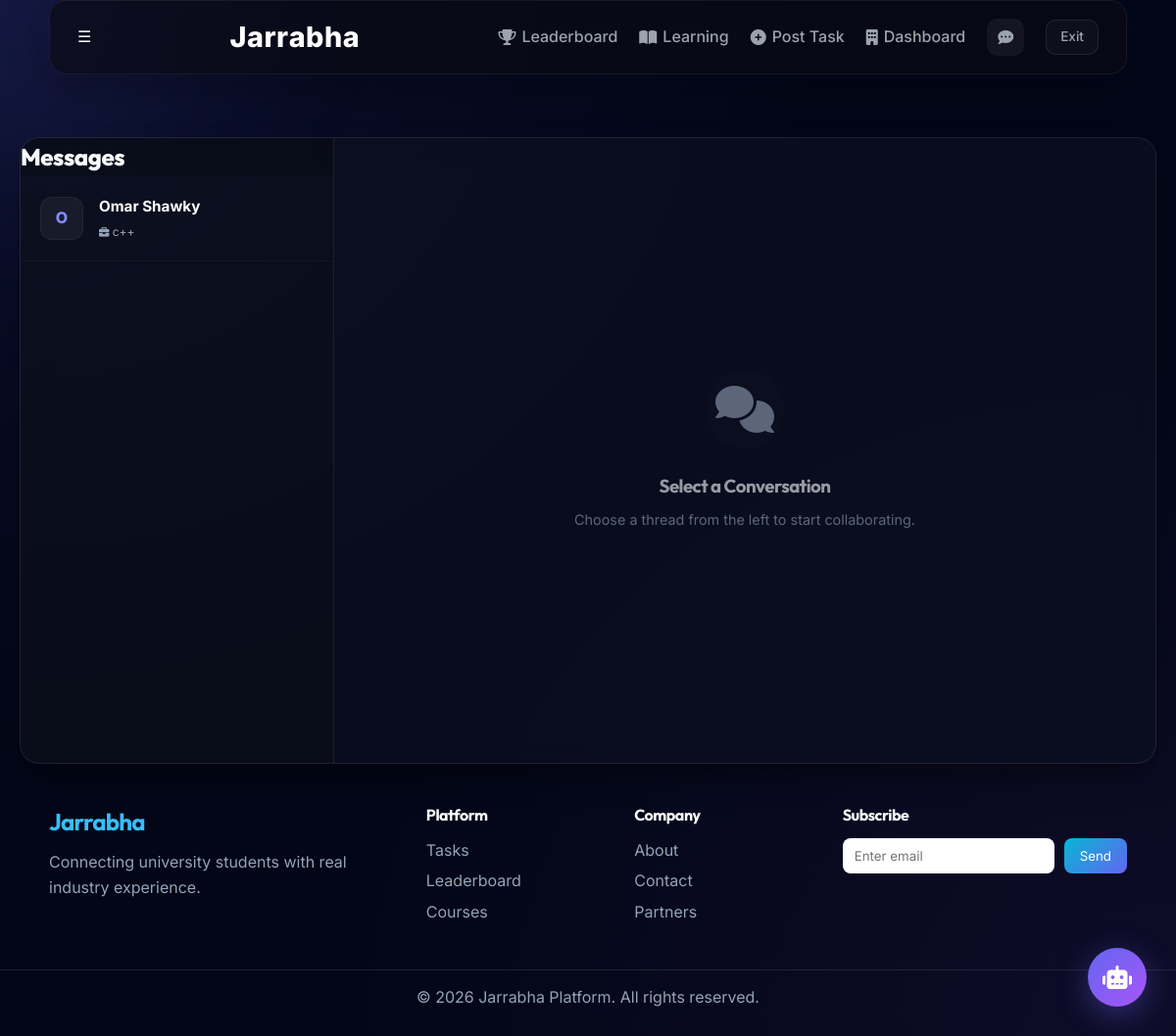
The page /chat/inbox (signed in) on the database its author committed.
### app/models.py (models this page shows)
class Profile(db.Model):
    id = db.Column(db.Integer, primary_key=True)
    user_id = db.Column(db.Integer, db.ForeignKey('user.id'), nullable=False)
    full_name = db.Column(db.String(150), nullable=True) # Used broadly or distinctively
    bio = db.Column(db.Text, nullable=True)
    skills = db.Column(db.String(500), nullable=True) # comma separated
    avatar = db.Column(db.String(250), nullable=True, default='default.png')
    rating = db.Column(db.Float, default=0.0)
    rating_count = db.Column(db.Integer, default=0)
    rank = db.Column(db.String(50), default='Beginner') # Beginner, Intermediate, Expert
    first_name = db.Column(db.String(150), nullable=True)
    last_name = db.Column(db.String(150), nullable=True)
    university = db.Column(db.String(250), nullable=True)
    field_of_study = db.Column(db.String(250), nullable=True)
    company_name = db.Column(db.String(250), nullable=True)
    country = db.Column(db.String(150), nullable=True)
    website = db.Column(db.String(250), nullable=True)

class Task(db.Model):
    id = db.Column(db.Integer, primary_key=True)
    company_id = db.Column(db.Integer, db.ForeignKey('user.id'), nullable=False)
    title = db.Column(db.String(200), nullable=False)
    description = db.Column(db.Text, nullable=False)
    difficulty = db.Column(db.String(50), nullable=False) # Easy, Medium, Hard
    status = db.Column(db.String(50), default='Open') # Open, In Progress, Completed, Closed
    created_at = db.Column(db.DateTime, default=datetime.utcnow)
    submissions = db.relationship('Submission', backref='task', lazy=True)
    messages = db.relationship('Message', backref='task', lazy=True)
    comments = db.relationship('Comment', backref='task', lazy=True)
    likes = db.relationship('Like', backref='task', lazy=True)

### app/routes/chat.py (the view)
@chat_bp.route('/inbox', methods=['GET'])
@login_required
def inbox():
    from app.models import User, Submission
    active_task_id = request.args.get('task_id', type=int)
    student_id = request.args.get('student_id', type=int)
    threads = []
    if current_user.role == 'student':
        involved_msgs = Message.query.filter(
            (Message.sender_id == current_user.id) | (Message.receiver_id == current_user.id)
        ).all()
        task_ids = set([m.task_id for m in involved_msgs])
        if active_task_id:
            task_ids.add(active_task_id)
        tasks = Task.query.filter(Task.id.in_(task_ids)).all() if task_ids else []
        for t in tasks:
            threads.append({
                'task': t,
                'target_user': User.query.get(t.company_id),
                'url': url_for('chat.inbox', task_id=t.id)
            })
    elif current_user.role == 'company':
        msgs = Message.query.filter(
            (Message.sender_id == current_user.id) | (Message.receiver_id == current_user.id)
        ).all()
        pairs = set()
        for m in msgs:
            s_id = m.receiver_id if m.sender_id == current_user.id else m.sender_id
            pairs.add((m.task_id, s_id))
        for t_id, s_id in pairs:
            t = Task.query.get(t_id)
            s = User.query.get(s_id)
            if t and s:
                threads.append({
                    'task': t,
                    'target_user': s,
                    'url': url_for('chat.inbox', task_id=t.id, student_id=s.id)
                })
    active_task = None
    target_user = None
    if active_task_id:
        active_task = Task.query.get(active_task_id)
        if current_user.role == 'student':
            target_user = User.query.get(active_task.company_id)
        elif current_user.role == 'company' and student_id:
            target_user = User.query.get(student_id)
    return render_template('chat/inbox.html', threads=threads, active_task=active_task, target_user=target_user)

### app/templates/chat/inbox.html (shortened to what this page needs)
{% extends "base.html" %}
{% block content %}
<div class="animate-fade-in-up">
    <div class="inbox-card glass-panel p-0" style="overflow: hidden; height: 80vh; min-height: 600px; display: grid; grid-template-columns: 320px 1fr; border: 1px solid var(--glass-border);">
        <div class="inbox-sidebar" style="background: rgba(10, 10, 15, 0.4); border-right: 1px solid var(--glass-border); display: flex; flex-direction: column;">
            <div class="p-4 border-bottom" style="border-color: var(--glass-border); background: rgba(0,0,0,0.2);">
                <h2 class="h5 mb-0" style="font-weight: 800; letter-spacing: -0.02em;">Messages</h2>
            </div>
            <div class="thread-list" style="flex: 1; overflow-y: auto;">
                {% if threads %}
                    {% for thread in threads %}
                    <a href="{{ thread.url }}" class="thread-item {% if active_task and active_task.id == thread.task.id %}active{% endif %}" style="display: block; padding: 1.25rem; text-decoration: none; transition: var(--transition-fast); border-bottom: 1px solid rgba(255,255,255,0.03);">
                        <div class="d-flex align-center gap-3">
                            <div style="width: 44px; height: 44px; background: rgba(255,255,255,0.05); border-radius: 12px; display: flex; align-items: center; justify-content: center; font-weight: 800; color: var(--primary-light); flex-shrink: 0; border: 1px solid rgba(255,255,255,0.05);">
                                {{ (thread.target_user.profile.full_name or thread.target_user.username)[0].upper() if thread.target_user else '?' }}
                            </div>
                            <div style="flex: 1; overflow: hidden;">
                                <div class="thread-name" style="font-weight: 700; color: white; font-size: 0.95rem; margin-bottom: 0.2rem; white-space: nowrap; overflow: hidden; text-overflow: ellipsis;">
                                    {{ thread.target_user.profile.full_name if thread.target_user and thread.target_user.profile else thread.target_user.username if thread.target_user else 'Unknown' }}
                                </div>
                                <div class="thread-task" style="font-size: 0.75rem; color: var(--text-muted); white-space: nowrap; overflow: hidden; text-overflow: ellipsis;">
                                    <i class="fas fa-briefcase me-1" style="font-size: 0.65rem;"></i> {{ thread.task.title }}
                                </div>
                            </div>
                        </div>
                    </a>
                    {% endfor %}
                {% else %}
                    <div class="text-center py-5 px-4">
                        <i class="fas fa-comment-dots mb-3" style="font-size: 2.5rem; color: var(--text-subtle);"></i>
                        <p class="text-muted" style="font-size: 0.85rem;">No active conversations yet.</p>
                    </div>
                {% endif %}
            </div>
        </div>
        <div class="chat-area" style="display: flex; flex-direction: column; background: rgba(5, 5, 10, 0.2);">
            {% if active_task and target_user %}
                <div class="chat-header p-4 border-bottom d-flex justify-between align-center" style="border-color: var(--glass-border); background: rgba(0,0,0,0.1);">
                    <div class="d-flex align-center gap-3">
                        <div style="width: 40px; height: 40px; background: linear-gradient(135deg, var(--primary), var(--secondary)); border-radius: 10px; display: flex; align-items: center; justify-content: center; font-weight: 800; color: white; font-size: 0.9rem;">
                             {{ (target_user.profile.full_name or target_user.username)[0].upper() if target_user else '?' }}
                        </div>
                        <div>
                            <div style="font-weight: 700; font-size: 1rem;">{{ target_user.profile.full_name if target_user.profile else target_user.username }}</div>
                            <div style="font-size: 0.75rem; color: var(--text-muted);">
                                Discussing: <span style="color: var(--primary-light);">{{ active_task.title }}</span>
                            </div>
                        </div>
                    </div>
                    <div class="d-flex gap-2">
                        {% if current_user.role == 'student' %}
                            <a href="{{ url_for('student.task_workspace', task_id=active_task.id) }}" class="btn btn-outline btn-sm" style="font-size: 0.75rem; padding: 0.4rem 0.8rem;">
                                <i class="fas fa-external-link-alt me-1"></i> Workspace
                            </a>
                        {% endif %}
                    </div>
                </div>
                <div id="chatContainer" style="flex: 1; overflow-y: auto; padding: 2rem; display: flex; flex-direction: column; gap: 1.5rem;">
                    <div class="text-center py-5">
                        <i class="fas fa-circle-notch fa-spin text-primary" style="font-size: 2rem;"></i>
                    </div>
                </div>
                <div class="chat-input-area p-4 border-top" style="border-color: var(--glass-border); background: rgba(0,0,0,0.15);">
                    <div id="filePreview" style="display: none; margin-bottom: 1rem; padding: 0.75rem 1rem; background: rgba(255,255,255,0.05); border-radius: 12px; align-items: center; gap: 0.75rem; border: 1px solid var(--glass-border);">
                        <div style="width: 32px; height: 32px; background: rgba(99, 102, 241, 0.2); border-radius: 8px; display: flex; align-items: center; justify-content: center; color: var(--primary);">
                            <i class="fas fa-file-alt"></i>
                        </div>
                        <span id="fileName" style="flex: 1; font-size: 0.85rem; font-weight: 600;"></span>
                        <button type="button" onclick="clearFile()" style="background: none; border: none; color: var(--error); cursor: pointer; padding: 0.5rem;"><i class="fas fa-times"></i></button>
                    </div>
                    <form id="chatForm" onsubmit="sendMessage(event)" class="d-flex gap-3 align-center">
                        <label for="realFileInput" class="btn btn-outline" style="width: 46px; height: 46px; padding: 0; display: flex; align-items: center; justify-content: center; border-radius: 12px; cursor: pointer; flex-shrink: 0;">
                            <i class="fas fa-paperclip" style="font-size: 1.1rem;"></i>
                        </label>
                        <input type="file" id="realFileInput" style="display:none;" onchange="showFilePreview()">
                        <div style="flex: 1; position: relative;">
                            <input type="text" id="messageInput" class="form-control" placeholder="Write your message..." style="height: 46px; border-radius: 12px; padding-left: 1.25rem; padding-right: 1.25rem; background: rgba(255,255,255,0.05); border: 1px solid var(--glass-border); color: white;" autocomplete="off">
                        </div>
                        <button type="submit" class="btn btn-primary" style="width: 46px; height: 46px; padding: 0; display: flex; align-items: center; justify-content: center; border-radius: 12px; flex-shrink: 0;">
                            <i class="fas fa-paper-plane" style="font-size: 1.1rem;"></i>
                        </button>
                    </form>
                </div>
                <script>
                    window.chatTaskId = {{ active_task.id }};
                    window.chatStudentId = {{ target_user.id if current_user.role == 'company' else 'null' }};
                    window.currentUserId = {{ current_user.id }};
                </script>
            {% else %}
                <div class="empty-chat-state" style="flex: 1; display: flex; flex-direction: column; align-items: center; justify-content: center; color: var(--text-muted); opacity: 0.6;">
                    <div style="width: 80px; height: 80px; background: rgba(255,255,255,0.02); border-radius: 50%; display: flex; align-items: center; justify-content: center; margin-bottom: 1.5rem;">
                        <i class="fas fa-comments" style="font-size: 3rem;"></i>
                    </div>
                    <h3 class="h5 mb-2">Select a Conversation</h3>
                    <p style="font-size: 0.9rem;">Choose a thread from the left to start collaborating.</p>
                </div>
            {% endif %}
        </div>
    </div>
</div>
{% endblock %}

### app/static/css/style.css (style rules this page uses)
:root { --bg-dark: #020617; --bg-surface: #0a0f1e; --primary: #6366f1; --primary-light: #818cf8; --primary-glow: rgba(99, 102, 241, 0.4); --secondary: #a855f7; --secondary-glow: rgba(168, 85, 247, 0.4); --accent: #10b981; --warning: #f59e0b; --error: #ef4444; --text-main: #f8fafc; --text-muted: #94a3b8; --text-subtle: #475569; --glass-bg: rgba(15, 23, 42, 0.6); --glass-border: rgba(255, 255, 255, 0.08); --glass-shadow: 0 16px 32px -8px rgba(0, 0, 0, 0.5); --glass-blur: blur(16px); --space-xs: 0.5rem; --space-sm: 1rem; --space-md: 1.5rem; --space-lg: 3rem; --space-xl: 6rem; --radius-sm: 10px; --radius-md: 20px; --radius-lg: 32px; --radius-pill: 9999px; --transition-fast: 0.2s cubic-bezier(0.4, 0, 0.2, 1); --transition-smooth: 0.6s cubic-bezier(0.16, 1, 0.3, 1); }
* { margin: 0; padding: 0; box-sizing: border-box; font-family: 'Inter', system-ui, -apple-system, sans-serif; }
body { background: var(--bg-dark); color: var(--text-main); min-height: 100vh; overflow-x: hidden; line-height: 1.6; padding-top: 100px; background-image: radial-gradient(at 0% 0%, rgba(99, 102, 241, 0.1) 0px, transparent 50%), radial-gradient(at 100% 100%, rgba(168, 85, 247, 0.08) 0px, transparent 50%); }
h1, h2, h3, h4, h5, h6 { font-family: 'Outfit', sans-serif; color: var(--text-main); font-weight: 700; letter-spacing: -0.03em; }
.glass-panel { background: var(--glass-bg); backdrop-filter: var(--glass-blur); -webkit-backdrop-filter: var(--glass-blur); border: 1px solid var(--glass-border); border-radius: var(--radius-md); box-shadow: var(--glass-shadow); padding: var(--space-lg); transition: all var(--transition-smooth); }
.d-flex { display: flex; }
.align-center { align-items: center; }
.gap-3 { gap: 1rem; }
.p-0 { padding: 0 !important; }
.mb-0 { margin-bottom: 0 !important; }
.mb-2 { margin-bottom: 0.5rem !important; }

### rows shown on the page
Profile: full_name "O", target_user.profile "Omar Shawky"
Task: task "c++"
